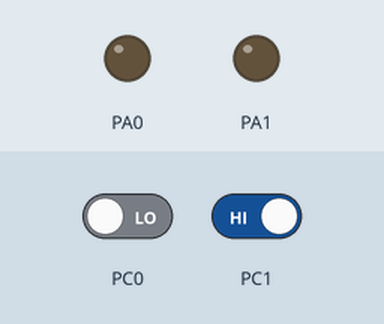
A program run on a simulated ATmega32, built with avr-gcc and emulated at 8 MHz (the files do not name the chip). Shown: output pins drawn as LEDs (lit = HIGH). The inputs (shaded band) are chosen by the test bench; at power-on: PC0 LOW, PC1 HIGH.

Above: at 1.2 s.
1.3 s: PC0 driven HIGH
At 1.6 s:
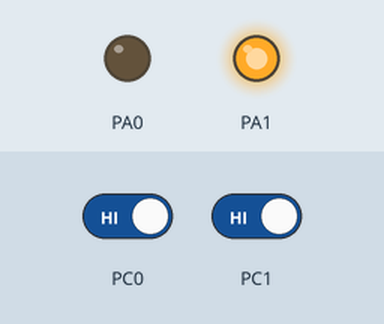
2.8 s: PC1 driven LOW
At 3.9 s:
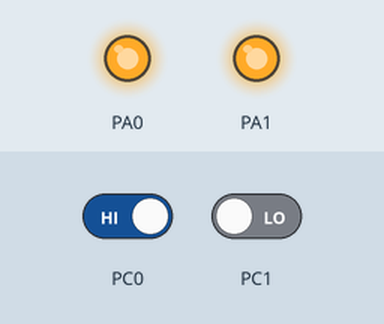
4.3 s: PC0 driven LOW
At 5.1 s:
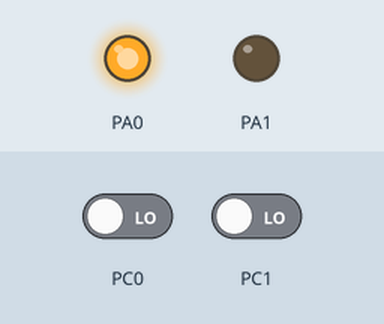
5.8 s: PC1 driven HIGH
At 6.2 s:
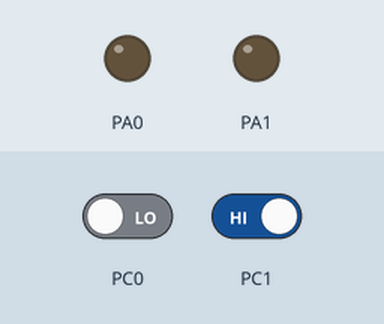
Timing chart, 0 to 8.3 s (numbered marks = the images above; inputs shaded):
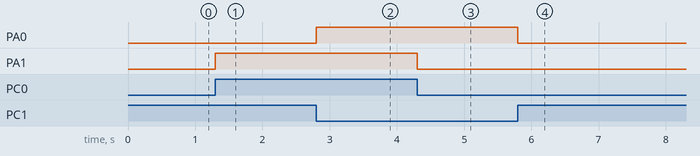

The program:

main.c
```c
#define F_CPU 8000000
#include <avr/io.h>


int main(void)
{
    DDRA=0b11;
    while (1)
    {
		if (!(PINC&(1<<1)))//if PINC1 off?
		{PORTA|=(1<<0);//bulb on
		}
		else
		{PORTA&=~(1<<0);//bulb off
		}
		if ((PINC&(1<<0)))//pinc0 on?
		{PORTA|=(1<<1); //PORTA 1 on busser
		}
		else
		{PORTA&=~(1<<1);//PORTA 1 off
		}

    }
}
```

Measured:
- after the input at 1.3 s, PA1: LOW → HIGH at once
- after the input at 2.8 s, PA0: LOW → HIGH at once
- after the input at 4.3 s, PA1: HIGH → LOW at once
- after the input at 5.8 s, PA0: HIGH → LOW at once
